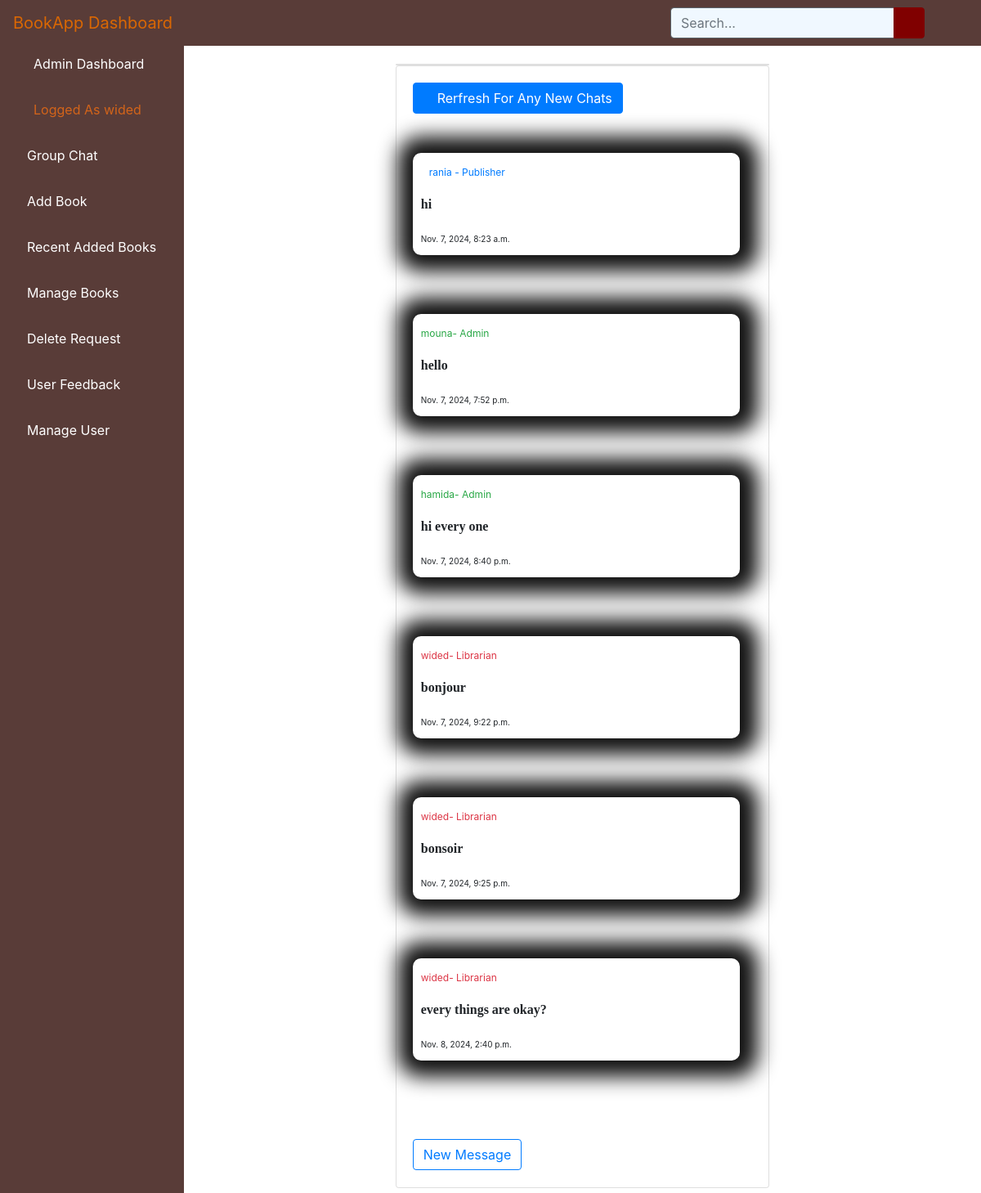
Page /alchat/ (signed in) on the committed database.
### bookstore/models.py (models this page shows)
class User(AbstractUser):
    is_admin = models.BooleanField(default=False)
    is_publisher = models.BooleanField(default=False)
    is_librarian = models.BooleanField(default=False)
    class Meta:
        swappable = 'AUTH_USER_MODEL'

class Chat(models.Model):
    user = models.ForeignKey(User, on_delete=models.CASCADE)
    message = models.TextField()
    posted_at = models.DateTimeField(auto_now=True, null=True)
    def __str__(self):
        return str(self.message)

### bookstore/views.py (the view)
# urls.py: path('alchat/', views.AListChat.as_view(), name='alchat'),
class AListChat(LoginRequiredMixin, ListView):
	model = Chat
	template_name = 'dashboard/chat_list.html'
	def get_queryset(self):
		return Chat.objects.filter(posted_at__lt=timezone.now()).order_by('posted_at')

### bookstore/templates/dashboard/chat_list.html (shortened to what this page needs)
{% extends 'dashboard/base.html' %}
{% block content %}
<div class="container-fluid">
<div class="row">
<div class="col-sm-3" style="color: red">
</div>
<div class="col-sm-6" style="padding-top: 28px">
    <div class="card">
</div>
<div class="card mb-2">
<div class="card-body">
<div class="row">
    <div class="col-sm-8">
    <a href="/alchat"><button class="btn btn btn-primary"><i class="fa fa-refresh" aria-hidden="true"></i>
    Rerfresh For Any New Chats</button></a><br><br><br>
    {% for chat in object_list %}
        <div class="chat" style="width: 150%; background: white; box-shadow: 2px 0px 25px 20px #111;">
            {% if chat.user.is_superuser or chat.user.is_admin %}
                <small class="chat-user-special text-success"> {{ chat.user }}- Admin </small>
            {% elif chat.user.is_librarian %}
                <small class="chat-user-special text-danger"> {{ chat.user }}- Librarian </small>
            {% else %}
                        <small class="chat-user text-primary"> {{ chat.user }} - Publisher </small>
            {% endif %}
            <p><b class="chat-content">{{ chat|linebreaks }}</b></p>
            <small class="chat-date">{{ chat.posted_at }}</small>
        </div><br><br><br>
    {% empty %}
    <h1 class="heading">No Chats Yet Be The First To Message!</h1><br>
    {% endfor %}
    <br><a href="{% url 'acchat' %}"><button class="btn btn-outline-primary">New Message</button></a>
    <div class="col-sm-4"></div>
    </div>
                      </div>
                    </div>
                  </div>
</div>
<div class="col-sm-2" style="color: red">
</div>
</div>
</div>
{% endblock content %}

### bookstore/templates/dashboard/base.html (shortened to what this page needs)
{% load static %}
<!DOCTYPE html>
<html lang="en">
<head>
    {% load static %}
    <link href="{% static 'vendor/fontawesome-free/css/all.min.css' %}" rel="stylesheet" type="text/css">
       <link rel="stylesheet" href="{% static 'assets/css/bootstrap.min.css' %}">
      <link rel="stylesheet" href="{% static 'assets/fonts/font-awesome-4.7.0/css/font-awesome.min.css' %}">
    <link href="{% static 'vendor/datatables/dataTables.bootstrap4.css' %}" rel="stylesheet">
    <link rel="stylesheet" type="text/css" href="{% static 'css/master.css' %}">
    <link href="{% static 'css/sb-admin.css' %}" rel="stylesheet">
</head>
<body id="page-top">
<nav class="navbar navbar-expand navbar-dark navbar-custom fixed-top">
    <a class="navbar-brand mr-1" href="" style="color: #da6703 ;">BookApp Dashboard</a>
    <button class="btn btn-link btn-sm text-white order-1 order-sm-0" id="sidebarToggle" href="#">
        <i class="fas fa-bars" style="color: #da6703;"></i>
    </button>
    <form class="d-none d-md-inline-block form-inline ml-auto mr-0 mr-md-3 my-2 my-md-0" action="{% url 'asearch' %}">
        <div class="input-group">
            <input type="text" class="form-control" name="query" placeholder="Search..." aria-label="Search" aria-describedby="basic-addon2">
            <div class="input-group-append">
                <button class="btn btn-primary" type="submit" style="background-color: #800000; border-color: #800000;">
                    <i class="fas fa-search" style="color: white;"></i>
                </button>
            </div>
        </div>
    </form>
    <ul class="navbar-nav ml-auto ml-md-0">
        <li class="nav-item dropdown no-arrow">
            <a class="nav-link dropdown-toggle" href="#" id="userDropdown" role="button" data-toggle="dropdown" aria-haspopup="true" aria-expanded="false">
                <i class="fas fa-user-circle fa-fw" style="color: #800000;"></i>
            </a>
        </li>
    </ul>
</nav>
<div id="wrapper" style="padding-top: 50px">
<ul class="sidebar navbar-nav">
    <li class="nav-item active">
        <a class="nav-link" href="{% url 'dashboard' %}">
            <i class="fas fa-fw fa-tachometer-alt"></i>
            <span>Admin Dashboard</span>
        </a>
    </li>
    <li class="nav-item active">
        <a class="nav-link" href="">
            <i class="fas fa-user-circle fa-fw" style="color: rgb(211, 100, 26)"></i>
            <span style="color: rgb(211, 100, 26)">Logged As {{ user.username }}</span>
        </a>
    </li>
    <li class="nav-item">
        <a class="nav-link" href="{% url 'alchat' %}">
            <i class="fas fa-comment-alt" style="color: #0c5094;"></i>
            <span style="color: white">Group Chat</span>
        </a>
    </li>
        <li class="nav-item">
            <a class="nav-link" href="{% url 'aabook_form' %}">
                <i class="fas fa-plus" style="color: #28a745;"></i>
                <span style="color: white">Add Book</span>
            </a>
    </li>
    <li class="nav-item">
        <a class="nav-link" href="{% url 'albook' %}">
            <i class="fas fa-book text-primary"></i>
            <span style="color: white">Recent Added Books</span>
        </a>
    </li>
      <li class="nav-item">
        <li class="nav-item">
            <a class="nav-link" href="{% url 'ambook' %}">
                <i class="fas fa-cogs" style="color: #1d354d;"></i>
                <span style="color: white">Manage Books</span>
            </a>
        </li>
    </li>
     <li class="nav-item">
        <a class="nav-link" href="{% url 'adrequest' %}">
            <i class="fas fa-trash" style="color: #dc3545;"></i>
            <span style="color: white">Delete Request</span>
        </a>
    </li>
     <li class="nav-item">
        <a class="nav-link" href="{% url 'afeedback' %}">
            <i class="fas fa-comments" style="color: #92bce0;"></i>
            <span style="color: white">User Feedback</span>
        </a>
    </li>
     <li class="nav-item">
        <a class="nav-link" href="{% url 'aluser' %}">
            <i class="fas fa-users" style="color: #d77607;"></i>
            <span style="color: white">Manage User</span>
        </a>
    </li>
</ul>
    {% block content %}{% endblock content %}
</div>

### static/css/master.css (style rules this page uses)
html { scroll-behavior: smooth; }
li { list-style-type: none; }
.chat { background: rgb(220, 20, 60); border-radius: 10px; width: 70%; padding: 10px; }
.chat-content { font-family: 'Ubuntu', cursive; }
.chat-user-special { color: yellow; font-size: 12px; }
.chat-date { font-size: 10px; }
.chat-user { font-size: 12px; margin-left: 10px; }

### rows in the picture
User: username "wided"
Chat: user "rania", posted_at "Nov. 7, 2024, 8:23 a.m."
Chat: user "mouna", posted_at "Nov. 7, 2024, 7:52 p.m."
Chat: user "hamida", posted_at "Nov. 7, 2024, 8:40 p.m."
Chat: user "wided", posted_at "Nov. 7, 2024, 9:22 p.m."
Chat: user "wided", posted_at "Nov. 7, 2024, 9:25 p.m."
Chat: user "wided", posted_at "Nov. 8, 2024, 2:40 p.m."
